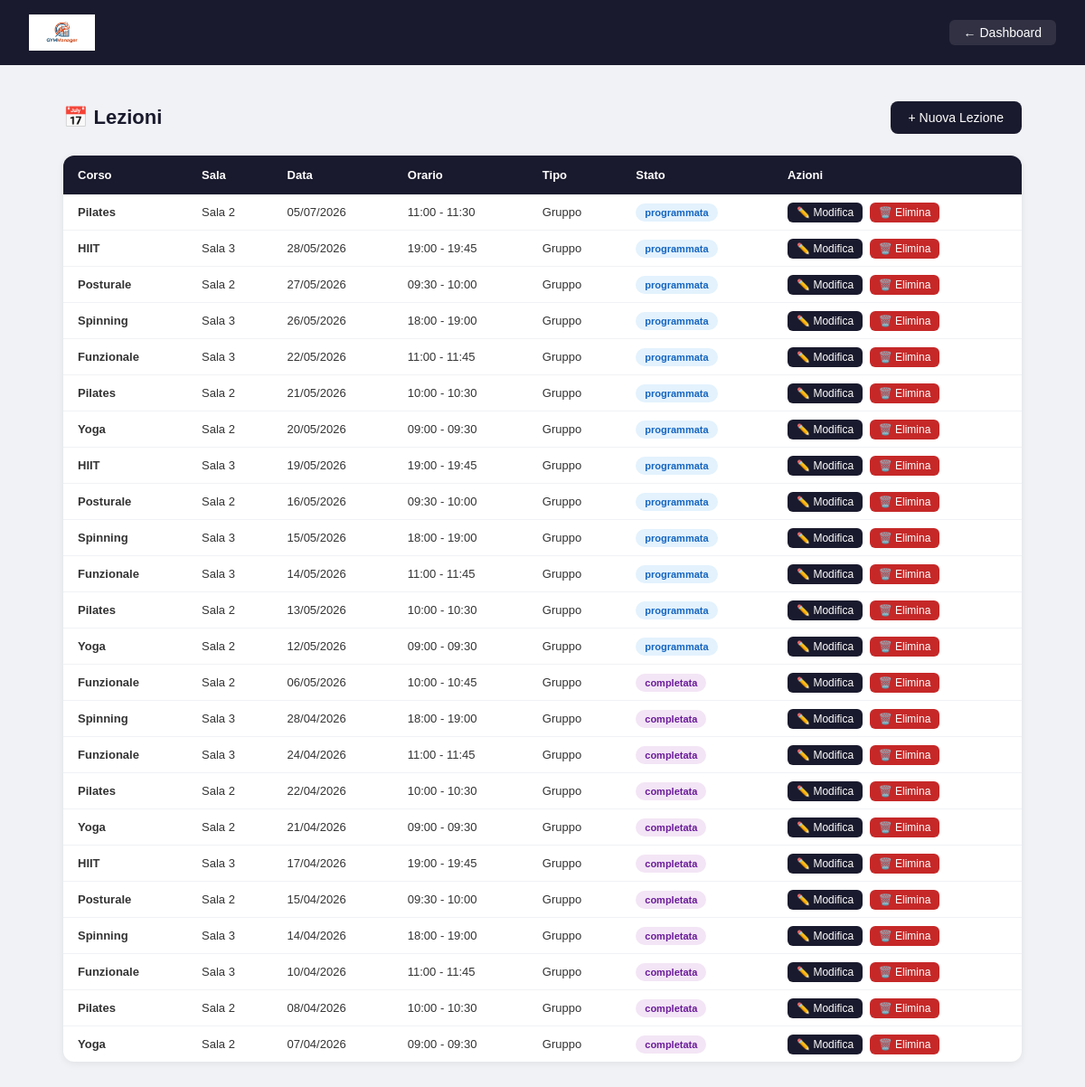
The app's page /palestra/pages/lezioni.php (signed in) with its own data.
### tables this page shows
CREATE TABLE `lezione` (
  `id_lezione` int(11) NOT NULL,
  `id_corso` int(11) NOT NULL,
  `id_sala` int(11) NOT NULL,
  `data` date NOT NULL,
  `ora_inizio` time NOT NULL,
  `ora_fine` time NOT NULL,
  `tipo_lezione` varchar(50) DEFAULT NULL,
  `note` text DEFAULT NULL,
  `stato` enum('programmata','in_corso','completata','annullata') NOT NULL DEFAULT 'programmata'
);

CREATE TABLE `corso` (
  `id_corso` int(11) NOT NULL,
  `nome` varchar(100) NOT NULL,
  `descrizione` text DEFAULT NULL,
  `livello` enum('principiante','intermedio','avanzato') NOT NULL,
  `durata_minuti` int(11) NOT NULL,
  `max_partecipanti` int(11) NOT NULL,
  `stato` enum('attivo','sospeso','terminato') NOT NULL DEFAULT 'attivo'
);

CREATE TABLE `sala` (
  `id_sala` int(11) NOT NULL,
  `nome` varchar(100) NOT NULL,
  `tipologia` varchar(50) DEFAULT NULL,
  `capienza_max` int(11) NOT NULL,
  `stato` enum('disponibile','in_manutenzione','chiusa') NOT NULL DEFAULT 'disponibile',
  `data_ultima_manutenzione` date DEFAULT NULL
);

### palestra/pages/lezioni.php (the view, shortened to what this page needs)
<?php
require_once "../config/db.php";
$lezioni = $pdo->query("
    SELECT L.id_lezione, L.data, L.ora_inizio, L.ora_fine,
           L.tipo_lezione, L.stato, L.note,
           C.nome AS corso, S.nome AS sala
    FROM LEZIONE L
    JOIN CORSO C ON L.id_corso = C.id_corso
    JOIN SALA S ON L.id_sala = S.id_sala
    ORDER BY L.data DESC, L.ora_inizio
")->fetchAll();
?>
<!DOCTYPE html>
<html lang="it">
<head>
</head>
<body>
<div class="navbar">
    <img src="../assets/logo.jpg" style="height:40px;">
    <div style="display:flex; gap:12px;">
        <a href="dashboard.php">← Dashboard</a>
    </div>
</div>
<div class="contenuto">
    <div class="intestazione">
        <h2>📅 Lezioni</h2>
        <a class="btn" href="nuova_lezione.php">+ Nuova Lezione</a>
    </div>
    <table>
        <thead>
            <tr>
                <th>Corso</th>
                <th>Sala</th>
                <th>Data</th>
                <th>Orario</th>
                <th>Tipo</th>
                <th>Stato</th>
                <th>Azioni</th>
            </tr>
        </thead>
        <tbody>
            <?php if(empty($lezioni)): ?>
            <tr>
                <td colspan="7" class="nessun-record">Nessuna lezione ancora!</td>
            </tr>
            <?php else: ?>
            <?php foreach($lezioni as $l): ?>
            <tr>
                <td><strong><?= htmlspecialchars($l['corso']) ?></strong></td>
                <td><?= htmlspecialchars($l['sala']) ?></td>
                <td><?= date('d/m/Y', strtotime($l['data'])) ?></td>
                <td><?= substr($l['ora_inizio'],0,5) ?> - <?= substr($l['ora_fine'],0,5) ?></td>
                <td><?= htmlspecialchars($l['tipo_lezione'] ?? '—') ?></td>
                <td>
                    <span class="badge <?= $l['stato'] ?>">
                        <?= $l['stato'] ?>
                    </span>
                </td>
                <td>
                    <a class="btn-modifica" href="modifica_lezione.php?id=<?= $l['id_lezione'] ?>">✏️ Modifica</a>
                    <a class="btn-elimina" href="elimina_lezione.php?id=<?= $l['id_lezione'] ?>" onclick="return confirm('Sei sicuro di voler eliminare questa lezione?')">🗑️ Elimina</a>
                </td>
            </tr>
            <?php endforeach; ?>
            <?php endif; ?>
        </tbody>
    </table>
</div>
</body>
</html>

### palestra/pages/lezioni.php (style rules this page uses)
* { margin: 0; padding: 0; box-sizing: border-box; }
body { font-family: Arial, sans-serif; background: #f0f2f5; }
.navbar { background: #1a1a2e; color: white; padding: 16px 32px; display: flex; justify-content: space-between; align-items: center; }
.navbar a { color: white; text-decoration: none; font-size: 14px; background: rgba(255,255,255,0.1); padding: 6px 16px; border-radius: 6px; }
.contenuto { max-width: 1100px; margin: 40px auto; padding: 0 20px; }
.intestazione { display: flex; justify-content: space-between; align-items: center; margin-bottom: 24px; }
.intestazione h2 { font-size: 22px; color: #1a1a2e; }
.btn { background: #1a1a2e; color: white; padding: 10px 20px; border-radius: 8px; text-decoration: none; font-size: 14px; }
table { width: 100%; background: white; border-radius: 12px; box-shadow: 0 2px 8px rgba(0,0,0,0.07); border-collapse: collapse; overflow: hidden; }
th { background: #1a1a2e; color: white; padding: 14px 16px; text-align: left; font-size: 13px; }
td { padding: 12px 16px; font-size: 13px; border-bottom: 1px solid #f0f2f5; color: #333; }
tr:last-child td { border-bottom: none; }
.badge { padding: 4px 10px; border-radius: 20px; font-size: 11px; font-weight: bold; }
.badge.programmata { background: #e3f2fd; color: #1565c0; }
.badge.completata { background: #f3e5f5; color: #6a1b9a; }
.btn-modifica { background: #1a1a2e; color: white; padding: 4px 10px; border-radius: 6px; text-decoration: none; font-size: 12px; }
.btn-elimina { background: #c62828; color: white; padding: 4px 10px; border-radius: 6px; text-decoration: none; font-size: 12px; margin-left: 4px; }

### records on screen
lezione: id_corso.nome "Pilates", id_sala.nome "Sala 2", data "05/07/2026", ora_inizio "11:00", ora_fine "11:30", tipo_lezione "Gruppo", stato "programmata"
lezione: id_corso.nome "HIIT", id_sala.nome "Sala 3", data "28/05/2026", ora_inizio "19:00", ora_fine "19:45", tipo_lezione "Gruppo", stato "programmata"
lezione: id_corso.nome "Posturale", id_sala.nome "Sala 2", data "27/05/2026", ora_inizio "09:30", ora_fine "10:00", tipo_lezione "Gruppo", stato "programmata"
lezione: id_corso.nome "Spinning", id_sala.nome "Sala 3", data "26/05/2026", ora_inizio "18:00", ora_fine "19:00", tipo_lezione "Gruppo", stato "programmata"
lezione: id_corso.nome "Funzionale", id_sala.nome "Sala 3", data "22/05/2026", ora_inizio "11:00", ora_fine "11:45", tipo_lezione "Gruppo", stato "programmata"
lezione: id_corso.nome "Pilates", id_sala.nome "Sala 2", data "21/05/2026", ora_inizio "10:00", ora_fine "10:30", tipo_lezione "Gruppo", stato "programmata"
lezione: id_corso.nome "Yoga", id_sala.nome "Sala 2", data "20/05/2026", ora_inizio "09:00", ora_fine "09:30", tipo_lezione "Gruppo", stato "programmata"
lezione: id_corso.nome "HIIT", id_sala.nome "Sala 3", data "19/05/2026", ora_inizio "19:00", ora_fine "19:45", tipo_lezione "Gruppo", stato "programmata"
lezione: id_corso.nome "Posturale", id_sala.nome "Sala 2", data "16/05/2026", ora_inizio "09:30", ora_fine "10:00", tipo_lezione "Gruppo", stato "programmata"
lezione: id_corso.nome "Spinning", id_sala.nome "Sala 3", data "15/05/2026", ora_inizio "18:00", ora_fine "19:00", tipo_lezione "Gruppo", stato "programmata"
lezione: id_corso.nome "Funzionale", id_sala.nome "Sala 3", data "14/05/2026", ora_inizio "11:00", ora_fine "11:45", tipo_lezione "Gruppo", stato "programmata"
lezione: id_corso.nome "Pilates", id_sala.nome "Sala 2", data "13/05/2026", ora_inizio "10:00", ora_fine "10:30", tipo_lezione "Gruppo", stato "programmata"
lezione: id_corso.nome "Yoga", id_sala.nome "Sala 2", data "12/05/2026", ora_inizio "09:00", ora_fine "09:30", tipo_lezione "Gruppo", stato "programmata"
lezione: id_corso.nome "Funzionale", id_sala.nome "Sala 2", data "06/05/2026", ora_inizio "10:00", ora_fine "10:45", tipo_lezione "Gruppo", stato "completata"
lezione: id_corso.nome "Spinning", id_sala.nome "Sala 3", data "28/04/2026", ora_inizio "18:00", ora_fine "19:00", tipo_lezione "Gruppo", stato "completata"
lezione: id_corso.nome "Funzionale", id_sala.nome "Sala 3", data "24/04/2026", ora_inizio "11:00", ora_fine "11:45", tipo_lezione "Gruppo", stato "completata"
lezione: id_corso.nome "Pilates", id_sala.nome "Sala 2", data "22/04/2026", ora_inizio "10:00", ora_fine "10:30", tipo_lezione "Gruppo", stato "completata"
lezione: id_corso.nome "Yoga", id_sala.nome "Sala 2", data "21/04/2026", ora_inizio "09:00", ora_fine "09:30", tipo_lezione "Gruppo", stato "completata"
lezione: id_corso.nome "HIIT", id_sala.nome "Sala 3", data "17/04/2026", ora_inizio "19:00", ora_fine "19:45", tipo_lezione "Gruppo", stato "completata"
lezione: id_corso.nome "Posturale", id_sala.nome "Sala 2", data "15/04/2026", ora_inizio "09:30", ora_fine "10:00", tipo_lezione "Gruppo", stato "completata"
lezione: id_corso.nome "Spinning", id_sala.nome "Sala 3", data "14/04/2026", ora_inizio "18:00", ora_fine "19:00", tipo_lezione "Gruppo", stato "completata"
lezione: id_corso.nome "Funzionale", id_sala.nome "Sala 3", data "10/04/2026", ora_inizio "11:00", ora_fine "11:45", tipo_lezione "Gruppo", stato "completata"
lezione: id_corso.nome "Pilates", id_sala.nome "Sala 2", data "08/04/2026", ora_inizio "10:00", ora_fine "10:30", tipo_lezione "Gruppo", stato "completata"
lezione: id_corso.nome "Yoga", id_sala.nome "Sala 2", data "07/04/2026", ora_inizio "09:00", ora_fine "09:30", tipo_lezione "Gruppo", stato "completata"
